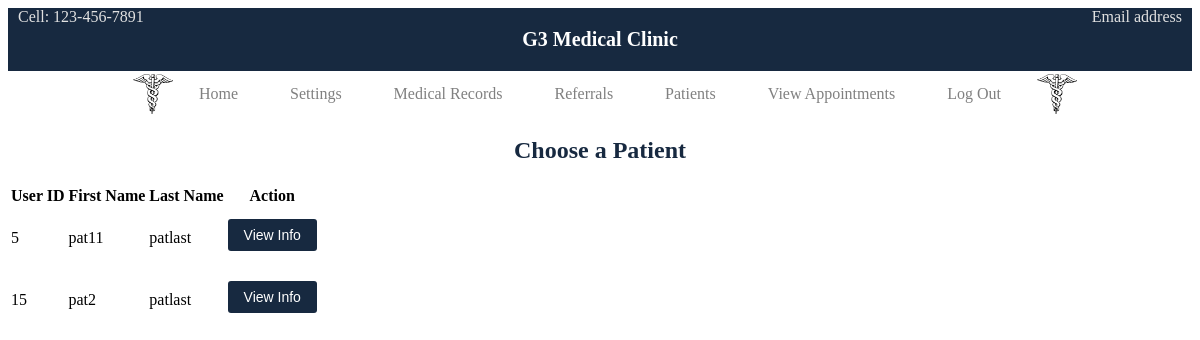
Screenshot of /patients.php (signed in) with the database file from the repository.
### tables this page shows
CREATE TABLE `Patient` (
  `patient_ID` int(11) NOT NULL,
  `ssn` int(11) NOT NULL,
  `f_name` varchar(20) NOT NULL,
  `m_name` varchar(20) DEFAULT NULL,
  `l_name` varchar(20) NOT NULL,
  `sex` char(1) NOT NULL,
  `pat_user` int(11) NOT NULL,
  `address_ID` int(11) NOT NULL,
  `clinic_ID` int(11) NOT NULL,
  `prim_doc_ID` int(11) NOT NULL,
  `deleted_flag` tinyint(1) NOT NULL DEFAULT 0
);

### includes/functions.inc.php (called while the page is built, shortened)
<?php
function getDocPatients ($conn, $docID) {
  $sql = "SELECT pat_ID FROM Doctor_For_Patient WHERE doc_ID = ? AND deleted_flag = false;";
  $stmt = mysqli_stmt_init($conn);
  if (!mysqli_stmt_prepare($stmt, $sql)) {
    header("location: medrecord.php?error=getpatidsfailed");
    exit();
  }
  mysqli_stmt_bind_param($stmt, 'i', $docID);
  mysqli_stmt_execute($stmt);
  $result = mysqli_stmt_get_result($stmt);
  $rows = mysqli_fetch_all($result);
  $i = 0;
  while ($i < count($rows)) {
    $pats[$i] = intval($rows[$i][0]);
    $i = $i + 1;
  }
  $in = str_repeat('?, ', count($pats) - 1).'?';
  $types = str_repeat('i', count($pats));
  $sql2 = "SELECT * FROM Patient WHERE deleted_flag = false AND patient_ID IN ($in);";
  $stmt2 = mysqli_stmt_init($conn);
  if (!mysqli_stmt_prepare($stmt2, $sql2)) {
    header("location: viewappointments.php?error=getpatsstmtfailed");
    exit();
  }
  mysqli_stmt_bind_param($stmt2, $types, ...$pats);
  mysqli_stmt_execute($stmt2);
  $result2 = mysqli_stmt_get_result($stmt2);
  return $result2;
}

### patients.php (the view, shortened to what this page needs)
<?php
  include_once 'header.php';
  require_once 'includes/dbh.inc.php';
  require_once 'includes/functions.inc.php';
  if ($_SESSION["userRole"] === 'admin' || $_SESSION["userRole"] === 'receptionist') {
    $result = getAllPatients($conn);
  }
  else if ($_SESSION["userRole"] === 'doctor') {
    $sql = "SELECT doc_ID FROM Doctor WHERE doc_user = ? AND deleted_flag = false;";
    $stmt = mysqli_stmt_init($conn);
    if (!mysqli_stmt_prepare($stmt, $sql)) {
      header("location: patients.php?error=getpatfailed");
      exit();
    }
    mysqli_stmt_bind_param($stmt, "i", $_SESSION["userID"]);
    mysqli_stmt_execute($stmt);
    $result2 = mysqli_stmt_get_result($stmt);
    $row2 = mysqli_fetch_assoc($result2);
    $docID = $row2["doc_ID"];
    $result = getDocPatients($conn, $docID);
  }
  else {
    header("location: index.php");
    exit();
  }
?>
<div class='choose-patient'>
  <h2>Choose a Patient</h2>
  <table>
    <tr>
      <th>User ID</th>
      <th>First Name</th>
      <th>Last Name</th>
      <th>Action</th>
    </tr>
  <?php
    while ($row = mysqli_fetch_assoc($result)) {
      $userID = $row["pat_user"];
      $fname = $row["f_name"];
      $lname = $row["l_name"];
  ?>
    <tr>
      <td><?php echo $userID?></td>
      <td><?php echo $fname?></td>
      <td><?php echo $lname?></td>
      <td>
        <form action='/medical-clinic/viewinfo.php' method='post'>
          <div class='submit-btn'>
            <button type='submit' name='submit'>View Info</button>
          </div>
        </form>
      </td>
    </tr>
  <?php
    }
  ?>
  </table>
</div>
<?php
  include_once 'footer.php';
?>

### rows the page displays
patient: pat_user "5", f_name "pat11", l_name "patlast"
patient: pat_user "15", f_name "pat2", l_name "patlast"
